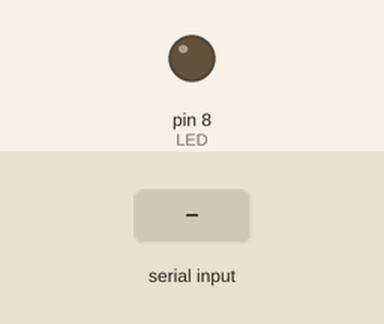
Recording of a sketch running on a simulated Arduino Uno, built with avr-gcc and run on an emulated ATmega328P. Shown: output pins drawn as LEDs (lit = HIGH). The inputs (shaded band) are chosen by the test bench.

Above: at 1.2 s.
1.3 s: "W" received over the second serial link
At 1.8 s:
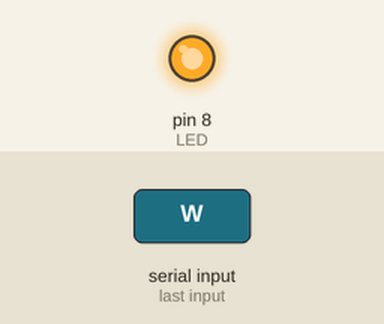
2.8 s: "S" received over the second serial link
At 4.1 s:
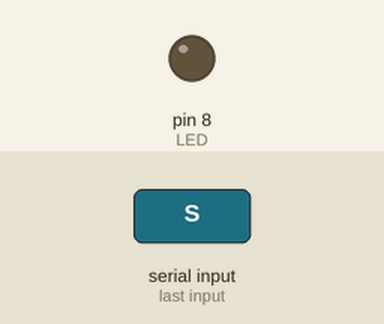
Timing chart, 0 to 5.8 s (numbered marks = the images above; inputs shaded):
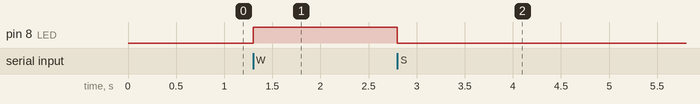

Measured:
- after the input at 1.3 s, pin 8 (LED): LOW → HIGH at once
- after the input at 2.8 s, pin 8 (LED): HIGH → LOW at once

The sketch:

bt_test.ino
```cpp
#include <SoftwareSerial.h>

int val;
int LED = 8;

SoftwareSerial BT(15,14);

void setup() {
  BT.begin(9600);
  pinMode(LED, OUTPUT);
}

void loop() {
  if (BT.available()) {
    val = BT.read();

    // При символе "W" включаем светодиод
   if (val == 'W') {
    digitalWrite(LED, HIGH);
   }

   // При символе "S" выключаем светодиод
   if ( val == 'S') {
    digitalWrite(LED, LOW);
   }
  }
}
```
